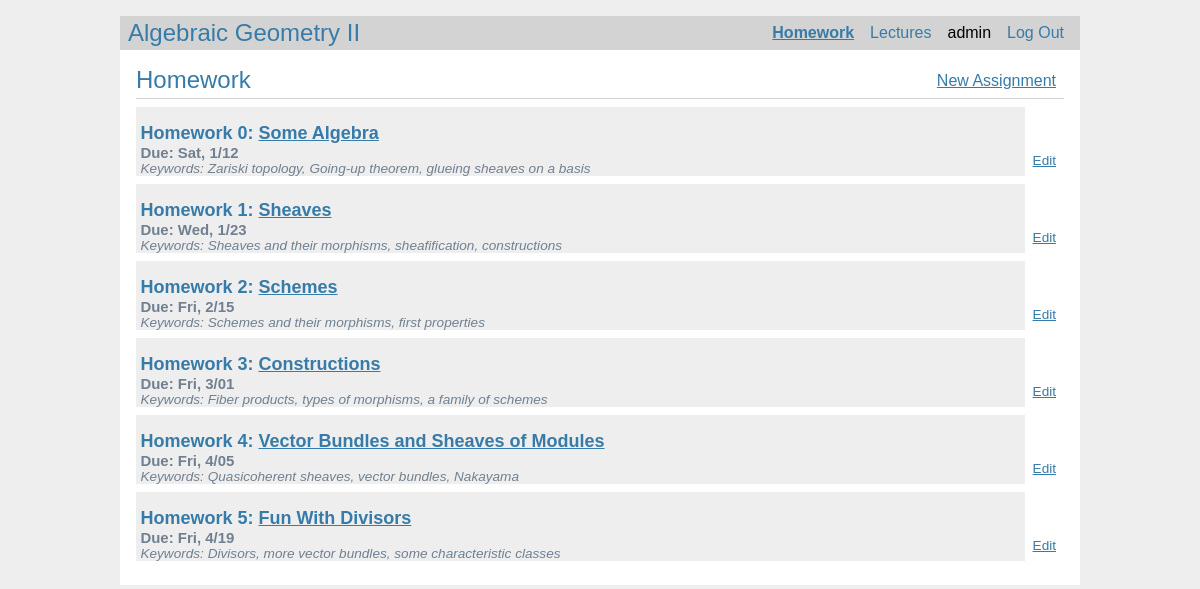
The app's page /homework (signed in) with its own data.
### main/auth/models.py (models this page shows, shortened)
class User(Model):
    __table_args__ = {'extend_existing': True} # Why is this happening?  Where are the redundancies coming from?
    username = Column(db.String(32), unique=True, nullable=False)
    password = Column(db.String(256), nullable=False)
    created = Column(db.DateTime, nullable=False, default=datetime.datetime.now().astimezone())
    role_id = Column(db.Integer, db.ForeignKey("role.id"), nullable=False, default=1)
    roles = relationship("main.auth.models.Role", back_populates="users")
    announcements = relationship("main.announcements.models.Announcement", back_populates="users")
    welcomes = relationship("main.index.models.Welcome", back_populates="users")
    homeworks = relationship("main.homework.models.Homework", back_populates="users")
    lectures = relationship("main.lectures.models.Lecture", back_populates="users")

### main/homework/models.py (models this page shows, shortened)
class Homework(Model):
    __table_args__ = {'extend_existing': True}
    Zahl = Column(db.Integer, nullable=False)
    due = Column(db.String(32), nullable=False)
    title = Column(db.String(128), nullable=False)
    keywords = Column(db.Text, nullable=False)
    file_homework = Column(db.Text)
    created = Column(db.DateTime, nullable=False, default=datetime.datetime.now().astimezone())
    author_id = Column(db.Integer, db.ForeignKey("user.id"), nullable=False)
    users = relationship("main.auth.models.User", back_populates="homeworks")

### main/homework/views.py (the view)
@bp.route('/homework')
@decorators.permission_everyone
def homework_index():
    homeworks = db_session.query(models.Homework).join(User).all()
    return render_template('homework/homework.html', homeworks=homeworks)

### main/auth/views.py (called while the page is built)
@bp.before_app_request
def load_logged_in_user():
    username = session.get('username')
    if username is None:
        g.user = None
    else:
        g.user = vars(models.User.query.filter_by(username=username).first())

### main/templates/homework/homework.html
{% extends 'base.html' %}
{% block header %}
	<h1>{% block title %}Homework{% endblock %}</h1>
	{% if g.user['role_id'] == 4 %}
		<a class="action" href="{{ url_for('homework.homework_create') }}">New Assignment</a>
	{% endif %}
{% endblock %}
{% block content %}
	{% for homework in homeworks %}
		<article class="post">
			<header class="homework_post">
				<div class="homework_postContainer">
					<div class="homework_post">
						<h1>Homework {{ homework['id'] }}: <a href="/gg">{{ homework['title'] }}</a></h1>
						<span style="color: slategray; font-weight: bold; font-size: 110%;">Due: {{ homework['due'] }}</span>
						<div class="about">Keywords: {{ homework['keywords'] }}</div>
					</div>
				</div>
				{% if g.user and g.user['role_id'] > 2 %}
					<a class="action" href="{{ url_for('homework.homework_update', id=homework['id'] ) }}">Edit</a>
				{% endif %}
			</header>
		</article>
	{% endfor %}
{% endblock %}

### main/templates/base.html (shortened to what this page needs)
<!doctype html>
{% set active_page = active_page|default('index') -%}
<link rel="stylesheet" href="{{ url_for('static', filename='style.css') }}">
<nav>
<h1><a href="{{ url_for('index') }}">Algebraic Geometry II</a></h1>
  <ul>
      <li {% if request.endpoint == 'homework.homework_index' %} class="active" {% endif %}><a class="nounderline" href="{{ url_for('homework.homework_index') }}">Homework</a>
      <li {% if request.endpoint == 'lectures.lectures_index' %} class="active" {% endif %}><a class="nounderline" href="{{ url_for('lectures.lectures_index') }}">Lectures</a>
    {% if g.user %}
      <li><span>{{ g.user['username'] }}</span>
      <li><a class="nounderline" href="{{ url_for('auth.logout') }}">Log Out</a>
    {% else %}
      <li {% if request.endpoint == 'auth.register' %} class="active" {% endif %}><a class="nounderline" href="{{ url_for('auth.register') }}">Register</a>
      <li {% if request.endpoint == 'auth.login' %} class="active" {% endif %}><a class="nounderline" href="{{ url_for('auth.login') }}">Log In</a>
    {% endif %}
  </ul>
</nav>
<section class="content">
  <header>
    {% block header %}{% endblock %}
  </header>
  {% block content %}{% endblock %}
</section>

### main/static/style.css (style rules this page uses)
h1 { font-family: sans-serif; font-weight: normal; color: #377ba8; margin: 1rem 0; }
a { color: #377ba8; }
a.nounderline { text-decoration: none; }
nav { background: lightgray; display: flex; align-items: center; padding: 0 0.5rem; }
nav h1 { flex: auto; margin: 0; }
nav h1 a { text-decoration: none; }
nav ul { display: flex; list-style: none; margin: 0; padding: 0; }
nav ul li a, nav ul li span, header .action { display: block; padding: 0.5rem; }
.active { font-weight: bold; text-decoration: underline; color: #377ba8; }
.content { padding: 0 1rem 1rem; }
.content > header { border-bottom: 1px solid lightgray; display: flex; align-items: flex-end; margin-bottom: 0.5rem; }
.content > header h1 { flex: auto; margin: 1rem 0 0.25rem 0; }
.post > header { display: flex; align-items: flex-end; font-size: 0.85em; }
.post > header > div:first-of-type { flex: auto; }
.post > header h1 { font-size: large; font-weight: bold; margin-bottom: 0; }
.post .about { color: slategray; font-style: italic; }
.content:last-child { margin-bottom: 0; }
div.homework_postContainer { display: flex; background: #eee; }
div.homework_post { margin-left: 0.5%; margin-right: 0.5%; }
header.homework_post { margin-bottom: 0.5rem; }

### records on screen
User: user.username "admin"
Homework: id "0", title "Some Algebra", due "Sat, 1/12", keywords "Zariski topology, Going-up theorem, glueing sheaves on a basis"
Homework: id "1", title "Sheaves", due "Wed, 1/23", keywords "Sheaves and their morphisms, sheafification, constructions"
Homework: id "2", title "Schemes", due "Fri, 2/15", keywords "Schemes and their morphisms, first properties"
Homework: id "3", title "Constructions", due "Fri, 3/01", keywords "Fiber products, types of morphisms, a family of schemes"
Homework: id "4", title "Vector Bundles and Sheaves of Modules", due "Fri, 4/05", keywords "Quasicoherent sheaves, vector bundles, Nakayama"
Homework: id "5", title "Fun With Divisors", due "Fri, 4/19", keywords "Divisors, more vector bundles, some characteristic classes"
